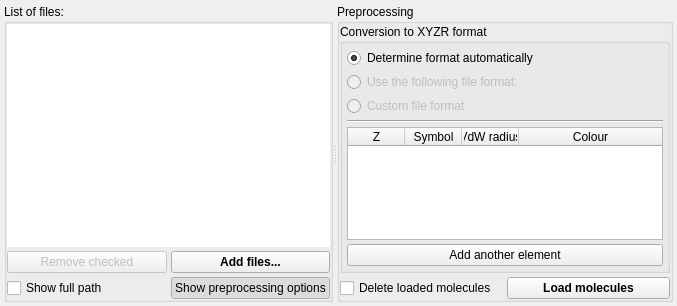
<?xml version="1.0" encoding="UTF-8"?>
<ui version="4.0">
 <class>FileTab</class>
 <widget class="QWidget" name="FileTab">
  <property name="geometry">
   <rect>
    <x>0</x>
    <y>0</y>
    <width>677</width>
    <height>306</height>
   </rect>
  </property>
  <property name="windowTitle">
   <string>File Tab</string>
  </property>
  <layout class="QHBoxLayout" name="horizontalLayout" stretch="0">
   <property name="spacing">
    <number>4</number>
   </property>
   <property name="leftMargin">
    <number>4</number>
   </property>
   <property name="topMargin">
    <number>4</number>
   </property>
   <property name="rightMargin">
    <number>4</number>
   </property>
   <property name="bottomMargin">
    <number>4</number>
   </property>
   <item>
    <widget class="QSplitter" name="preprocess_splitter">
     <property name="orientation">
      <enum>Qt::Horizontal</enum>
     </property>
     <widget class="QGroupBox" name="file_list_group">
      <property name="sizePolicy">
       <sizepolicy hsizetype="Expanding" vsizetype="Preferred">
        <horstretch>0</horstretch>
        <verstretch>0</verstretch>
       </sizepolicy>
      </property>
      <property name="title">
       <string>List of files:</string>
      </property>
      <layout class="QVBoxLayout" name="verticalLayout">
       <property name="spacing">
        <number>4</number>
       </property>
       <property name="leftMargin">
        <number>0</number>
       </property>
       <property name="topMargin">
        <number>0</number>
       </property>
       <property name="rightMargin">
        <number>0</number>
       </property>
       <property name="bottomMargin">
        <number>0</number>
       </property>
       <item>
        <widget class="CustomListWidget" name="file_list_widget">
         <property name="frameShape">
          <enum>QFrame::NoFrame</enum>
         </property>
         <property name="selectionMode">
          <enum>QAbstractItemView::ExtendedSelection</enum>
         </property>
        </widget>
       </item>
       <item>
        <layout class="QGridLayout" name="gridLayout">
         <item row="1" column="1">
          <widget class="QPushButton" name="show_preprocessing_options">
           <property name="text">
            <string>Show preprocessing options</string>
           </property>
           <property name="checkable">
            <bool>true</bool>
           </property>
           <property name="checked">
            <bool>true</bool>
           </property>
          </widget>
         </item>
         <item row="0" column="1">
          <widget class="QPushButton" name="add_file_button">
           <property name="font">
            <font>
             <weight>75</weight>
             <bold>true</bold>
            </font>
           </property>
           <property name="text">
            <string>Add files...</string>
           </property>
          </widget>
         </item>
         <item row="1" column="0">
          <widget class="QCheckBox" name="show_full_path_check_box">
           <property name="text">
            <string>Show full path</string>
           </property>
          </widget>
         </item>
         <item row="0" column="0">
          <widget class="QPushButton" name="remove_checked_file_button">
           <property name="enabled">
            <bool>false</bool>
           </property>
           <property name="text">
            <string>Remove checked</string>
           </property>
          </widget>
         </item>
        </layout>
       </item>
      </layout>
     </widget>
     <widget class="QGroupBox" name="preprocess_group">
      <property name="sizePolicy">
       <sizepolicy hsizetype="Expanding" vsizetype="Preferred">
        <horstretch>0</horstretch>
        <verstretch>0</verstretch>
       </sizepolicy>
      </property>
      <property name="title">
       <string>Preprocessing</string>
      </property>
      <layout class="QVBoxLayout" name="verticalLayout_2">
       <property name="spacing">
        <number>4</number>
       </property>
       <property name="leftMargin">
        <number>0</number>
       </property>
       <property name="topMargin">
        <number>0</number>
       </property>
       <property name="rightMargin">
        <number>0</number>
       </property>
       <property name="bottomMargin">
        <number>0</number>
       </property>
       <item>
        <widget class="QGroupBox" name="conversion_group">
         <property name="title">
          <string>Conversion to XYZR format</string>
         </property>
         <layout class="QVBoxLayout" name="verticalLayout_3">
          <property name="spacing">
           <number>4</number>
          </property>
          <property name="leftMargin">
           <number>4</number>
          </property>
          <property name="topMargin">
           <number>4</number>
          </property>
          <property name="rightMargin">
           <number>4</number>
          </property>
          <property name="bottomMargin">
           <number>4</number>
          </property>
          <item>
           <widget class="QRadioButton" name="auto_format_radio_button">
            <property name="text">
             <string>Determine format automatically</string>
            </property>
            <property name="checked">
             <bool>true</bool>
            </property>
            <attribute name="buttonGroup">
             <string notr="true">format_button_group</string>
            </attribute>
           </widget>
          </item>
          <item>
           <widget class="QRadioButton" name="other_format_radio_button">
            <property name="enabled">
             <bool>false</bool>
            </property>
            <property name="text">
             <string>Use the following file format:</string>
            </property>
            <attribute name="buttonGroup">
             <string notr="true">format_button_group</string>
            </attribute>
           </widget>
          </item>
          <item>
           <widget class="QRadioButton" name="custom_format_radio_button">
            <property name="enabled">
             <bool>false</bool>
            </property>
            <property name="text">
             <string>Custom file format</string>
            </property>
            <attribute name="buttonGroup">
             <string notr="true">format_button_group</string>
            </attribute>
           </widget>
          </item>
          <item>
           <widget class="Line" name="static2">
            <property name="orientation">
             <enum>Qt::Horizontal</enum>
            </property>
           </widget>
          </item>
          <item>
           <widget class="QTableWidget" name="element_table">
            <property name="selectionMode">
             <enum>QAbstractItemView::NoSelection</enum>
            </property>
            <attribute name="horizontalHeaderDefaultSectionSize">
             <number>57</number>
            </attribute>
            <attribute name="horizontalHeaderStretchLastSection">
             <bool>true</bool>
            </attribute>
            <attribute name="verticalHeaderVisible">
             <bool>false</bool>
            </attribute>
            <column>
             <property name="text">
              <string>Z</string>
             </property>
            </column>
            <column>
             <property name="text">
              <string>Symbol</string>
             </property>
            </column>
            <column>
             <property name="text">
              <string>VdW radius</string>
             </property>
            </column>
            <column>
             <property name="text">
              <string>Colour</string>
             </property>
            </column>
           </widget>
          </item>
          <item>
           <widget class="QPushButton" name="new_element_button">
            <property name="text">
             <string>Add another element</string>
            </property>
           </widget>
          </item>
         </layout>
        </widget>
       </item>
       <item>
        <layout class="QHBoxLayout" name="layout5">
         <item>
          <widget class="QCheckBox" name="delete_loaded_check_box">
           <property name="text">
            <string>Delete loaded molecules</string>
           </property>
          </widget>
         </item>
         <item>
          <widget class="QPushButton" name="load_molecules">
           <property name="font">
            <font>
             <weight>75</weight>
             <bold>true</bold>
            </font>
           </property>
           <property name="text">
            <string>Load molecules</string>
           </property>
          </widget>
         </item>
        </layout>
       </item>
      </layout>
     </widget>
    </widget>
   </item>
  </layout>
 </widget>
 <customwidgets>
  <customwidget>
   <class>CustomListWidget</class>
   <extends>QListWidget</extends>
   <header>ui/widgets/custom_list_widget.h</header>
  </customwidget>
 </customwidgets>
 <resources/>
 <connections/>
 <buttongroups>
  <buttongroup name="format_button_group"/>
 </buttongroups>
</ui>
